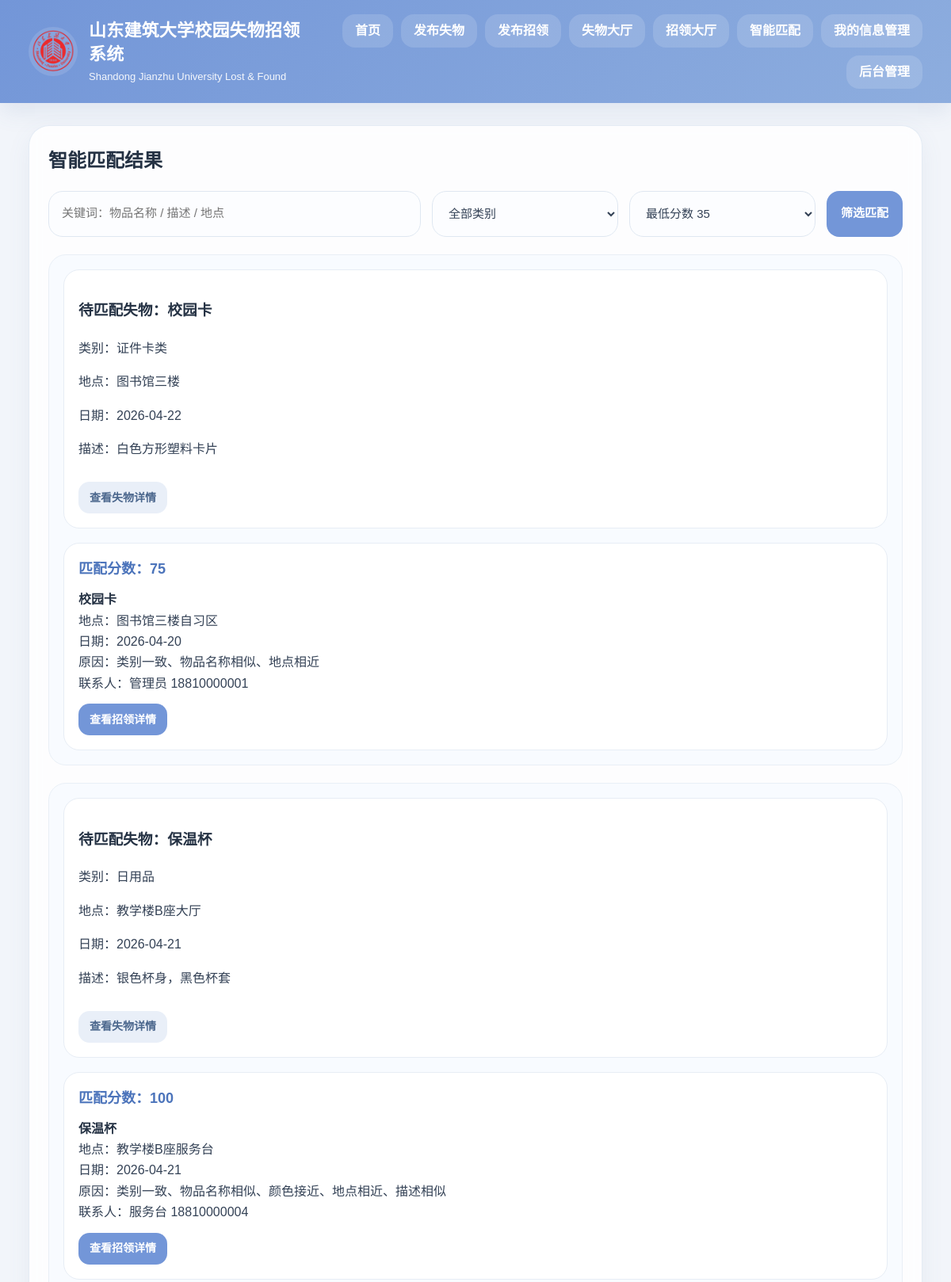
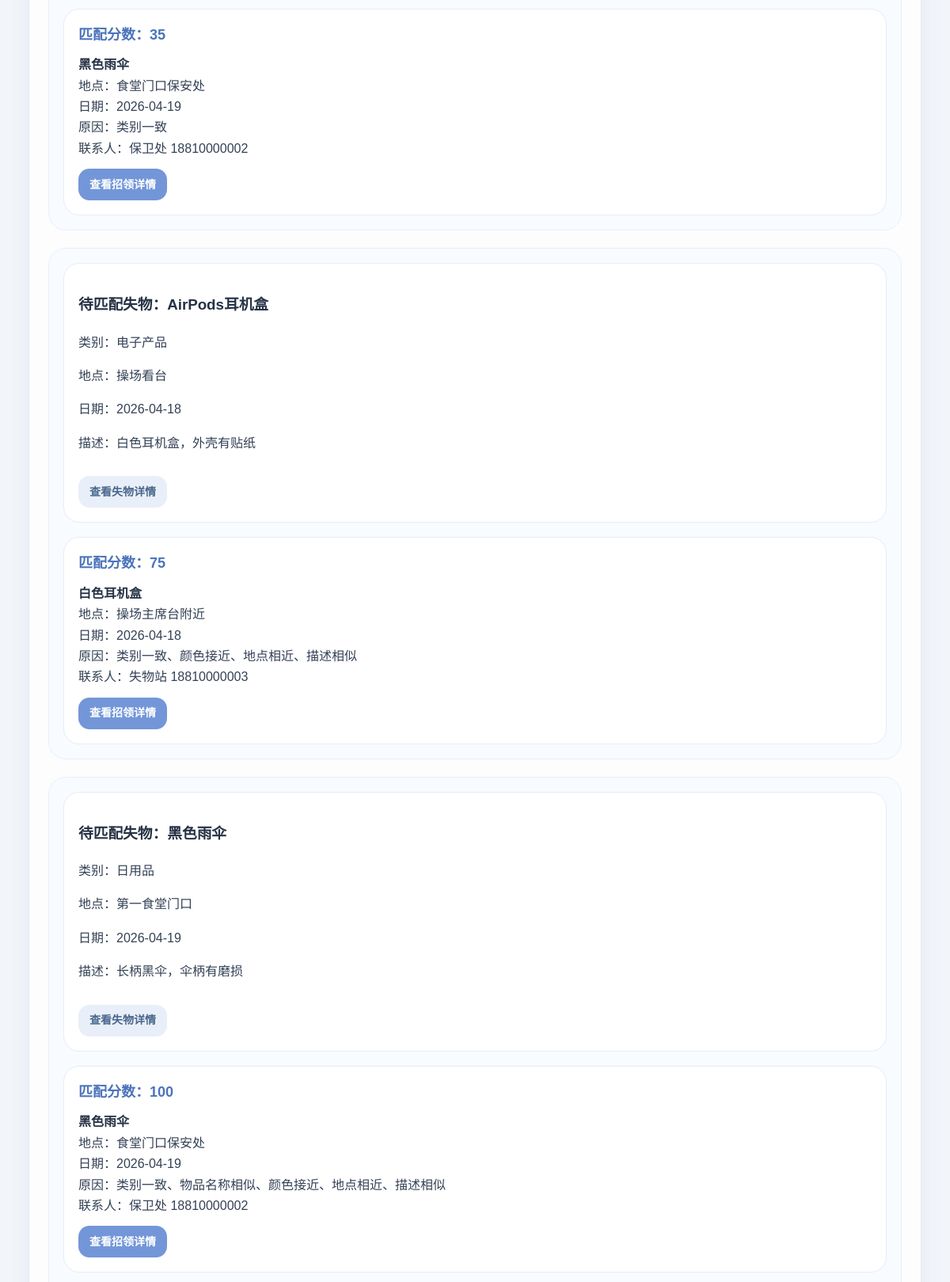
Page /match (upper part) on the committed database (2 pictures, top to bottom).
### tables this page shows
CREATE TABLE lost_items (
            id INTEGER PRIMARY KEY AUTOINCREMENT,
            item_name TEXT NOT NULL,
            category TEXT NOT NULL,
            color TEXT,
            event_date TEXT,
            location TEXT,
            description TEXT,
            contact TEXT,
            status TEXT DEFAULT '未找回',
            created_at TEXT NOT NULL
        , image_filename TEXT);

CREATE TABLE found_items (
            id INTEGER PRIMARY KEY AUTOINCREMENT,
            item_name TEXT NOT NULL,
            category TEXT NOT NULL,
            color TEXT,
            event_date TEXT,
            location TEXT,
            description TEXT,
            contact TEXT,
            status TEXT DEFAULT '待认领',
            created_at TEXT NOT NULL
        , image_filename TEXT);

### app.py (the view)
@app.route("/match")
def match_page():
    keyword = request.args.get("keyword", "").strip()
    category = request.args.get("category", "").strip()
    min_score_raw = request.args.get("min_score", "").strip()
    try:
        min_score = int(min_score_raw) if min_score_raw else 35
    except ValueError:
        min_score = 35
    db = get_db()
    lost_items = db.execute("SELECT * FROM lost_items WHERE status!='已找回' ORDER BY id DESC").fetchall()
    found_items = db.execute("SELECT * FROM found_items WHERE status!='已认领' ORDER BY id DESC").fetchall()
    results = []
    for lost in lost_items:
        if keyword:
            text = f"{lost['item_name']} {lost['description'] or ''} {lost['location'] or ''}"
            if keyword.lower() not in text.lower():
                continue
        if category and lost["category"] != category:
            continue
        candidates = []
        for found in found_items:
            score, reasons = calc_match_score(lost, found)
            if score >= min_score:
                candidates.append({
                    "found": found,
                    "score": score,
                    "reasons": "、".join(reasons) if reasons else "基础匹配"
                })
        candidates.sort(key=lambda x: x["score"], reverse=True)
        if candidates:
            results.append({
                "lost": lost,
                "candidates": candidates[:3]
            })
    all_categories = [
        "证件卡类", "电子产品", "书本文具", "日用品",
        "衣物配饰", "钥匙门禁", "其他"
    ]
    return render_template(
        "match.html",
        results=results,
        keyword=keyword,
        category=category,
        min_score=min_score,
        all_categories=all_categories
    )

### app.py (called while the page is built)
def get_db():
    if "db" not in g:
        g.db = sqlite3.connect(DB_PATH)
        g.db.row_factory = sqlite3.Row
    return g.db

def similarity(a, b):
    a = (a or "").strip().lower()
    b = (b or "").strip().lower()
    if not a or not b:
        return 0.0
    return SequenceMatcher(None, a, b).ratio()

def calc_match_score(lost, found):
    score = 0
    reasons = []
    if lost["category"] == found["category"]:
        score += 35
        reasons.append("类别一致")
    if similarity(lost["item_name"], found["item_name"]) >= 0.45:
        score += 25
        reasons.append("物品名称相似")
    if lost["color"] and similarity(lost["color"], found["color"]) >= 0.8:
        score += 10
        reasons.append("颜色接近")
    if similarity(lost["location"], found["location"]) >= 0.2:
        score += 15
        reasons.append("地点相近")
    if similarity(lost["description"], found["description"]) >= 0.2:
        score += 15
        reasons.append("描述相似")
    return score, reasons

### templates/match.html (shortened to what this page needs)
{% extends "base.html" %}
{% block content %}
<div class="panel">
    <div class="panel-header">
        <h2>智能匹配结果</h2>
    </div>
    <form method="get" class="search-bar">
        <input type="text" name="keyword" value="{{ keyword }}" placeholder="关键词：物品名称 / 描述 / 地点">
        <select name="category">
            <option value="">全部类别</option>
        </select>
        <select name="min_score">
            <option value="35" {% if min_score == 35 %}selected{% endif %}>最低分数 35</option>
        </select>
        <button class="btn btn-primary" type="submit">筛选匹配</button>
    </form>
    {% if results %}
        {% for row in results %}
        <div class="match-block">
            <div class="match-lost">
                <h3>待匹配失物：{{ row.lost.item_name }}</h3>
                <p>类别：{{ row.lost.category }}</p>
                <p>地点：{{ row.lost.location }}</p>
                <p>日期：{{ row.lost.event_date }}</p>
                <p>描述：{{ row.lost.description or "暂无" }}</p>
                <a class="btn btn-secondary btn-small mt-12" href="{{ url_for('detail', kind='lost', item_id=row.lost.id) }}">查看失物详情</a>
            </div>
            <div class="match-right">
                {% for candidate in row.candidates %}
                <div class="match-card">
                    <div class="match-score">匹配分数：{{ candidate.score }}</div>
                    <div><strong>{{ candidate.found.item_name }}</strong></div>
                    <div>地点：{{ candidate.found.location }}</div>
                    <div>日期：{{ candidate.found.event_date }}</div>
                    <div>原因：{{ candidate.reasons }}</div>
                    <div>联系人：{{ candidate.found.contact }}</div>
                    <a class="btn btn-primary btn-small mt-12" href="{{ url_for('detail', kind='found', item_id=candidate.found.id) }}">查看招领详情</a>
                </div>
                {% endfor %}
            </div>
        </div>
        {% endfor %}
    {% else %}
        <div class="empty-box">暂无符合条件的匹配结果。</div>
    {% endif %}
</div>
{% endblock %}

### static/css/style.css (style rules this page uses)
:root { --bg: #f2f5fa; --card: rgba(255, 255, 255, 0.82); --card-solid: #ffffff; --border: #dfe7f1; --border-light: #e9eff6; --text: #334155; --text-dark: #253244; --text-light: #6b7c93; --primary: #7396d8; --primary-dark: #5f84ca; --primary-light: #edf3ff; --danger: #e68181; --danger-dark: #d86a6a; --success-bg: #e9f7ec; --success-text: #2e7d4c; --error-bg: #fdeceb; --error-text: #b14a4a; --shadow: 0 10px 30px rgba(92, 118, 158, 0.08); --radius-xl: 26px; --radius-lg: 20px; --radius-md: 16px; --radius-sm: 12px; }
* { box-sizing: border-box; }
html, body { margin: 0; padding: 0; }
body { font-family: "Microsoft YaHei", "PingFang SC", Arial, sans-serif; background: var(--bg); color: var(--text); line-height: 1.65; }
a { color: inherit; text-decoration: none; }
button, input, select, textarea { font: inherit; }
.panel { background: var(--card); backdrop-filter: blur(8px); border-radius: var(--radius-xl); padding: 24px; box-shadow: var(--shadow); border: 1px solid rgba(225, 233, 243, 0.88); }
.panel-header { display: flex; justify-content: space-between; align-items: center; gap: 18px; margin-bottom: 18px; }
.panel-header h2 { margin: 0; font-size: 24px; color: var(--text-dark); }
.search-bar { display: grid; grid-template-columns: 2fr 1fr 1fr auto; gap: 14px; margin-bottom: 22px; }
.search-bar input, .search-bar select { width: 100%; min-height: 58px; border: 1px solid var(--border); border-radius: 18px; padding: 14px 16px; font-size: 15px; outline: none; background: #fcfdff; color: var(--text); }
.btn { display: inline-flex; align-items: center; justify-content: center; min-height: 48px; padding: 0 18px; border: none; cursor: pointer; border-radius: 16px; font-size: 15px; font-weight: 700; transition: all 0.2s ease; white-space: nowrap; }
.btn-small { min-height: 40px; padding: 0 14px; border-radius: 14px; font-size: 14px; }
.btn-primary { background: var(--primary); color: #fff; }
.btn-secondary { background: #e9eff8; color: #4b678d; }
.mt-12 { margin-top: 12px; }
.match-block { display: grid; grid-template-columns: 1fr 1.2fr; gap: 18px; padding: 18px; border: 1px solid var(--border-light); border-radius: 22px; background: #f8fbff; margin-bottom: 22px; }
.match-lost, .match-card { background: #ffffff; border: 1px solid #e7edf5; border-radius: 20px; padding: 18px; }
.match-lost h3, .match-card strong { color: var(--text-dark); }
.match-right { display: flex; flex-direction: column; gap: 14px; }
.match-score { font-weight: 800; color: #4c74bb; margin-bottom: 10px; font-size: 18px; }
@media (max-width: 1200px) { .hero, .detail-layout, .grid-two, .match-block { grid-template-columns: 1fr; } }

### rows in the picture
lost_items: lost.item_name "校园卡", lost.category "证件卡类", lost.location "图书馆三楼", lost.event_date "2026-04-22", lost "白色方形塑料卡片"
found_items: found.item_name "校园卡", found.location "图书馆三楼自习区", found.event_date "2026-04-20", found.contact "管理员 18810000001"
lost_items: lost.item_name "保温杯", lost.category "日用品", lost.location "教学楼B座大厅", lost.event_date "2026-04-21", lost "银色杯身，黑色杯套"
found_items: found.item_name "保温杯", found.location "教学楼B座服务台", found.event_date "2026-04-21", found.contact "服务台 18810000004"
found_items: found.item_name "黑色雨伞" "黑色雨伞", found.location "食堂门口保安处" "食堂门口保安处", found.event_date "2026-04-19" "2026-04-19", found.contact "保卫处 18810000002" "保卫处 18810000002"
lost_items: lost.item_name "AirPods耳机盒", lost.category "电子产品", lost.location "操场看台", lost.event_date "2026-04-18", lost "白色耳机盒，外壳有贴纸"
found_items: found.item_name "白色耳机盒", found.location "操场主席台附近", found.event_date "2026-04-18", found.contact "失物站 18810000003"
lost_items: lost.item_name "黑色雨伞", lost.category "日用品", lost.location "第一食堂门口", lost.event_date "2026-04-19", lost "长柄黑伞，伞柄有磨损"

### other values in the picture
{{ candidate.score }} "75" "100" "35" "75" "100"
{{ candidate.reasons }} "类别一致、物品名称相似、地点相近" "类别一致、物品名称相似、颜色接近、地点相近、描述相似" "类别一致" "类别一致、颜色接近、地点相近、描述相似" "类别一致、物品名称相似、颜色接近、地点相近、描述相似"
